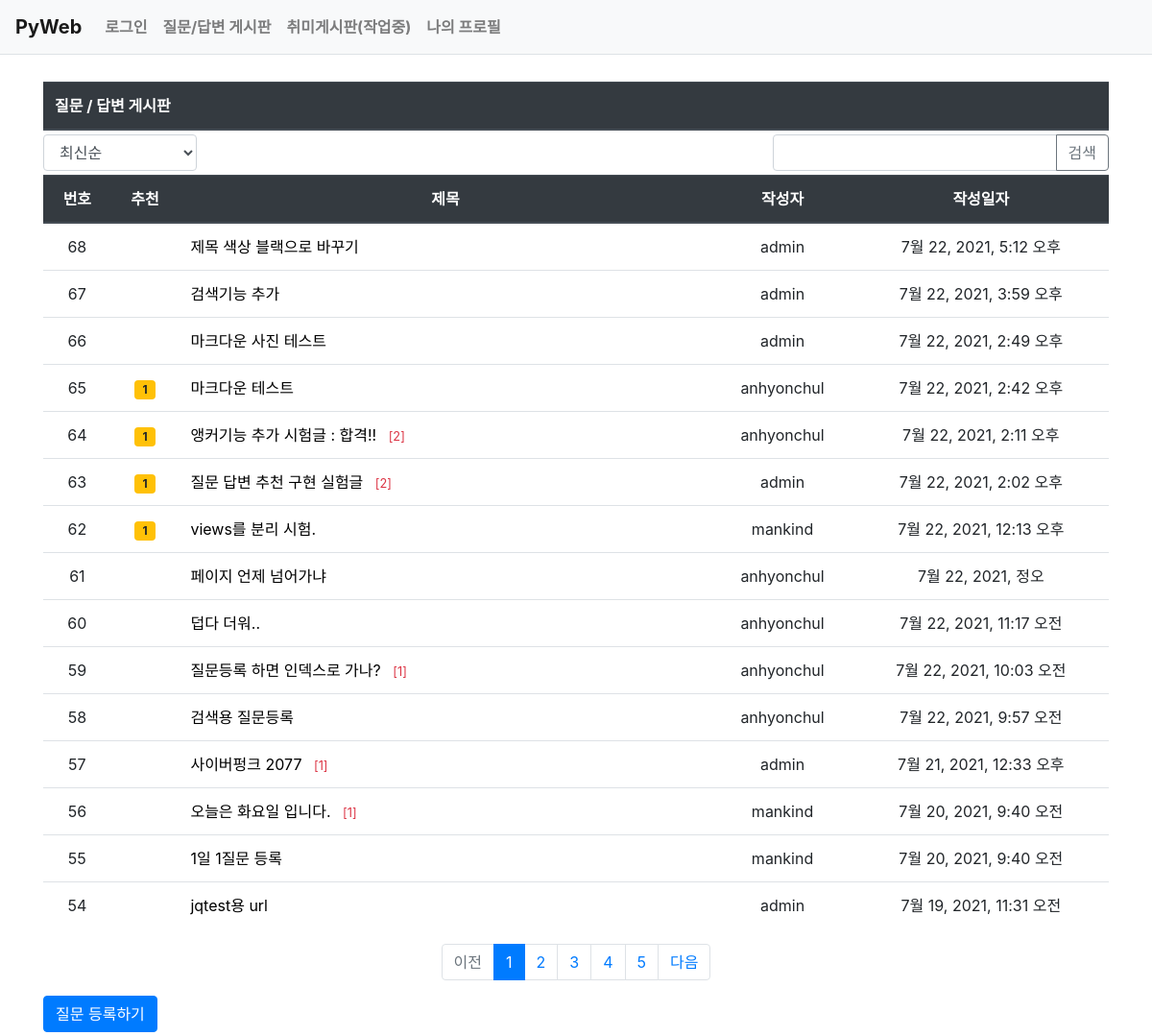
Before: /pybo/board/ with the older database file.
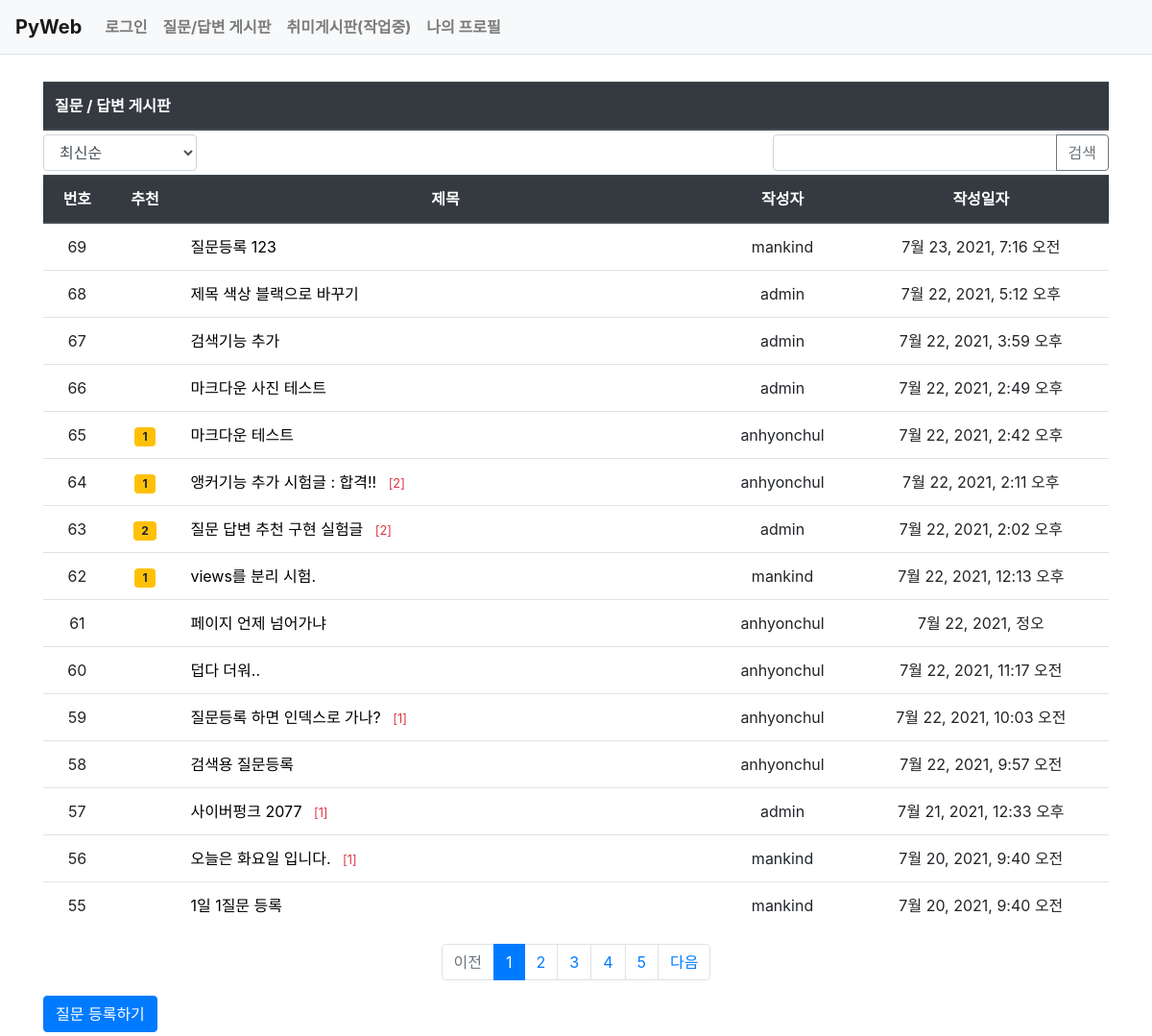
After: the same page with the newer database file.
### pybo/models.py (models this page shows, shortened)
class Question(models.Model):
    author = models.ForeignKey(User, on_delete=models.CASCADE, related_name='author_question')
    subject = models.CharField(max_length=200) #제목 200자. 한글로 하면 100자
    content = models.TextField()               # 내용
    create_date = models.DateTimeField()       # 날자 시간
    modify_date = models.DateTimeField(null=True, blank=True) # 수정한시간
    voter = models.ManyToManyField(User, related_name='voter_question')

### pybo/views/base_views.py (the view, shortened to what this page needs)
# urls.py: path('board/', base_views.board, name='board'),
def board(request):
    page = request.GET.get('page', '1')
    kw = request.GET.get('kw', '')
    so = request.GET.get('so', 'recent')
    if so == 'recommend':
        question_list = Question.objects.annotate(num_voter=Count('voter')).order_by('-num_voter', '-create_date')
    elif so == 'popular':
        question_list = Question.objects.annotate(num_answer=Count('answer')).order_by('-num_answer', '-create_date')
    else:  # recent
        question_list = Question.objects.order_by('-create_date')
    paginator = Paginator(question_list, 15)
    page_obj = paginator.get_page(page)
    context = {'question_list': page_obj, 'page': page, 'kw': kw}  # {key : value}
    return render(request, 'pybo/question_list.html', context)

### pybo2/templatetags/pybo_filter.py (called while the page is built)
@register.filter
def sub(value, arg):
    return value - arg

### templates/pybo/question_list.html (shortened to what this page needs)
{% extends 'base.html' %}
{% load pybo_filter %}
{% block content %}
<br>
<div class="container my-1">
    <table class="table my-1">
        <thead>
            <tr class="thead-dark">
                <th>질문 / 답변 게시판</th>
            </tr>
        </thead>
    </table>
</div>
<div class="container my-1">
    <div class="row justify-content-between my-1">
        <div class="col-2">
            <select class="form-control so">
                <option value="recent" {% if so == 'recent' %}selected{% endif %}>최신순</option>
            </select>
        </div>
        <div class="col-4 input-group">
            <input type="text" class="form-control kw" value="{{ kw|default_if_none:'' }}">
            <div class="input-group-append">
                <button class="btn btn-outline-secondary" type="button" id="btn_search">검색</button>
            </div>
        </div>
    </div>
    <table class="table">
        <thead>
            <tr class="text-center thead-dark">
                <th>번호</th>
                <th>추천</th>
                <th style="width:50%">제목</th>
                <th>작성자</th>
                <th>작성일자</th>
            </tr>
        </thead>
        <tbody>
        {% if question_list %}
            {% for question in question_list %}
            <tr class="text-center">
                <td>
                    {{ question_list.paginator.count|sub:question_list.start_index|sub:forloop.counter0|add:1 }}
                </td>
                <td>
                    {% if question.voter.all.count > 0 %}
                    <span class="badge badge-warning px-2 py-1">
                        {{ question.voter.all.count }}
                    </span>
                    {% endif %}
                </td>
                <td class="text-left">
                    <a href="{% url 'pybo:detail' question.id %}" style="color:black">{{ question.subject }}</a>
                    {% if question.answer_set.count > 0 %}
                    <span class="text-danger small ml-2">[{{ question.answer_set.count }}]</span>
                    {% endif %}
                </td>
                <td>
                    {{ question.author.username }}
                </td>
                <td>
                    {{ question.create_date }}
                </td>
            </tr>
            {% endfor %}
        {% else %}
            <tr>
                <td colspan="3">질문이 없습니다.</td>
            </tr>
        {% endif %}
        </tbody>
    </table>
    <ul class="pagination justify-content-center">
        {% if question_list.has_previous %}
        <li class="page-item">
            <a class="page-link" data-page="{{ question_list.previous_page_number }}" href="#">이전</a>
        </li>
        {% else %}
        <li class="page-item disabled">
            <a class="page-link" tabindex="-1" aria-disabled="true" href="#">이전</a>
        </li>
        {% endif %}
        {% for page_number in question_list.paginator.page_range %}
        {% if page_number >= question_list.number|add:-5 and page_number <= question_list.number|add:5 %}
            {% if page_number == question_list.number %}
            <li class="page-item active" aria-current="page">
                <a class="page-link" data-page="{{ page_number }}" href="#">
                    {{ page_number }}
                </a>
            </li>
            {% else %}
            <li class="page-item">
                <a class="page-link" data-page="{{ page_number }}" href="#">
                    {{ page_number }}
                </a>
            </li>
            {% endif %}
        {% endif %}
        {% endfor %}
        {% if question_list.has_next %}
        <li class="page-item">
            <a class="page-link" data-page="{{ question_list.next_page_number }}" href="#">다음</a>
        </li>
        {% else %}
        <li class="page-item disabled">
            <a class="page-link" tabindex="-1" aria-disabled="true" href="#">다음</a>
        </li>
        {% endif %}
    </ul>
    <a href="{% url 'pybo:question_create' %}" class="btn btn-primary">질문 등록하기</a>
</div>
{% endblock %}

Changed rows visible on the page:
no longer on this page (row unchanged): Question: paginator.count|sub "54", subject "jqtest용 url", author.username "admin", create_date "7월 19, 2021, 11:31 오전"
added Question: paginator.count|sub "69", subject "질문등록 123", author.username "mankind", create_date "7월 23, 2021, 7:16 오전"
computed for Question "질문 답변 추천 구현 실험글": voter.all.count "1" → "2"
